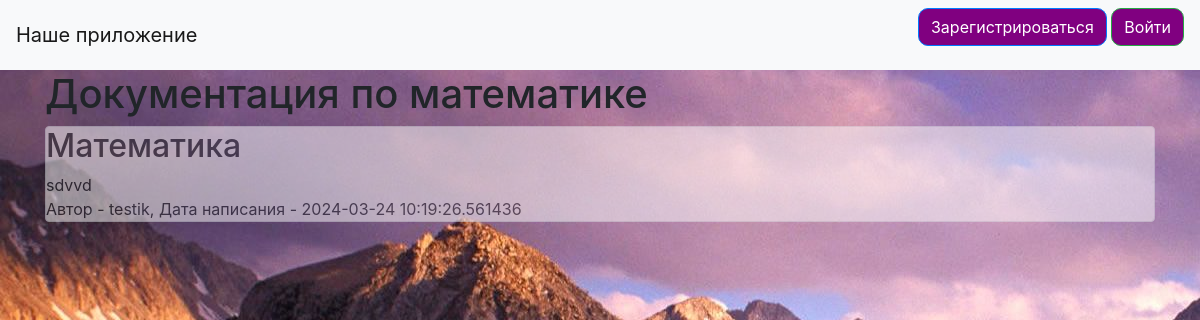
/math.html, run on an earlier commit of the app's database.
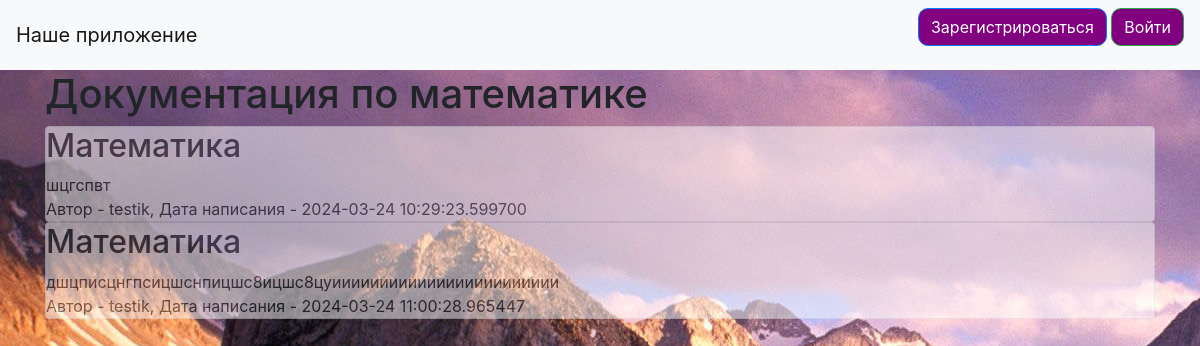
And on a later commit of the database.
### data/news.py (models this page shows)
class News(SqlAlchemyBase):
    __tablename__ = 'news'
    id = sqlalchemy.Column(sqlalchemy.Integer,
                           primary_key=True, autoincrement=True)
    title = sqlalchemy.Column(sqlalchemy.String, nullable=True)
    content = sqlalchemy.Column(sqlalchemy.String, nullable=True)
    created_date = sqlalchemy.Column(sqlalchemy.DateTime,
                                     default=datetime.datetime.now)
    is_private = sqlalchemy.Column(sqlalchemy.Boolean, default=True)
    user_id = sqlalchemy.Column(sqlalchemy.Integer,
                                sqlalchemy.ForeignKey("users.id"))
    user = orm.relationship('User')

### data/users.py (models this page shows, shortened)
class User(SqlAlchemyBase, UserMixin):
    __tablename__ = 'users'
    id = sqlalchemy.Column(sqlalchemy.Integer,
                           primary_key=True, autoincrement=True)
    name = sqlalchemy.Column(sqlalchemy.String, nullable=True)
    about = sqlalchemy.Column(sqlalchemy.String, nullable=True)
    email = sqlalchemy.Column(sqlalchemy.String,
                              index=True, unique=True, nullable=True)
    hashed_password = sqlalchemy.Column(sqlalchemy.String, nullable=True)
    created_date = sqlalchemy.Column(sqlalchemy.DateTime,
                                     default=datetime.datetime.now)
    news = orm.relationship("News", back_populates='user')

### main.py (the view)
@app.route("/math.html")
def math():
    db_sess = db_session.create_session()
    news = db_sess.query(News).filter(News.title == 'Математика')
    return render_template("math.html", news=news, title='MATHS Documentation')

### data/db_session.py (called while the page is built)
def create_session() -> Session:
    global __factory
    return __factory()

### templates/math.html (shortened to what this page needs)
{% extends "base.html" %}
{% block content %}
<h1>Документация по математике</h1>
{% for item in news%}
<div class="col-md6 border rounded" style="background-color: white; opacity: .5;">
    <h2>{{item.title}}</h2>
    <div>
        {{item.content}}
    </div>
    <div>
        Автор - {{item.user.name}}, Дата написания - {{item.created_date}}
    </div>
</div>
{% endfor %}
{% endblock %}

What changed in the data, as far as the page shows it:
no longer on this page (row edited): News: title "Математика", content "sdvvd", user.name "testik", created_date "2024-03-24 10:19:26.561436"
now on this page (row edited): News: title "Математика", content "шцгспвт", user.name "testik", created_date "2024-03-24 10:29:23.599700"
now on this page (row edited): News: title "Математика", content "дшцписцнгпсицшснпицшс8ицшс8цуииииииииииииииииииииииии", user.name "testik", created_date "2024-03-24 11:00:28.965447"
